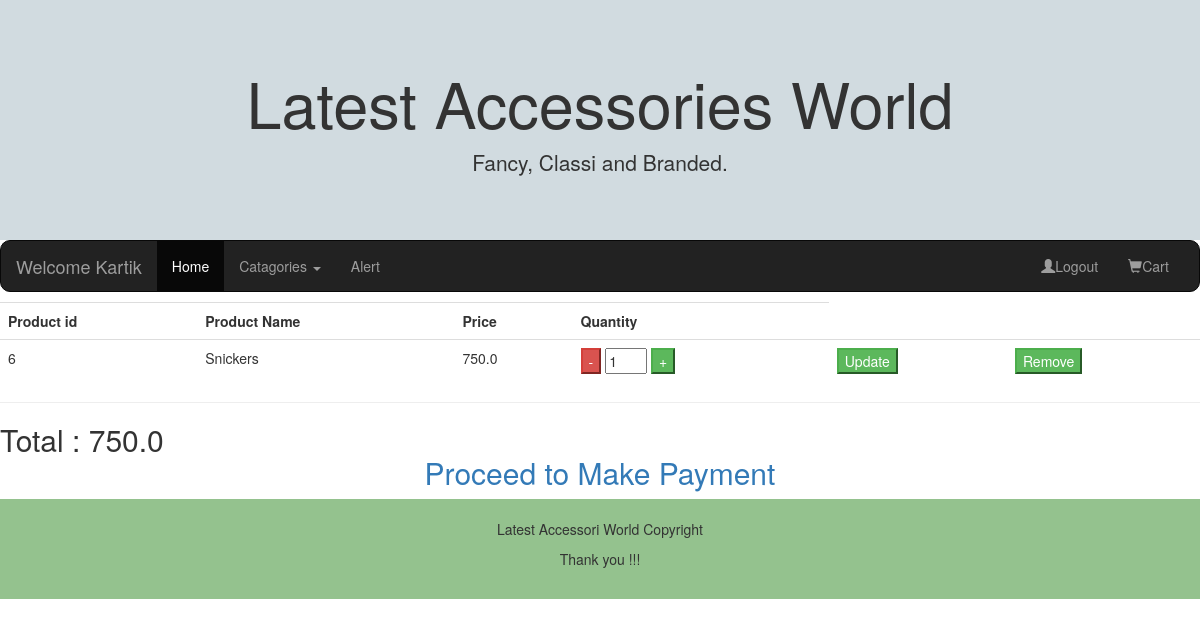
Screenshot of /ShowAllCartItems (signed in) with the database file from the repository.
### User/models.py (models this page shows)
class MyCart(models.Model):
    user = models.ForeignKey(UserInfo, on_delete=models.CASCADE)     #it has username and password
    Product = models.ForeignKey(Product,on_delete=models.CASCADE)    # it has all product in database so user add only thoes product add which are in database
    qty = models.IntegerField()
    class Meta:
        db_table = "MyCart"

### Admin/models.py (models this page shows, shortened)
class Product(models.Model):
    product_name = models.CharField(max_length=20)
    price = models.FloatField(default=200)
    imgurl = models.ImageField(upload_to="images")
    cat_id = models.ForeignKey(Category,on_delete=models.CASCADE)
    class Meta:
        db_table = "Product"

### User/views.py (the view, shortened to what this page needs)
# urls.py: path('ShowAllCartItems',views.ShowAllCartItems),
def ShowAllCartItems(request): #this data fetch from MyCart , the user get loged in page
    if(request.method=="GET"):
        if("uname" in request.session):
            cats = Category.objects.all()
            items = MyCart.objects.filter(user = request.session["uname"])
            total = 0
            for item in items:
                total += item.qty * item.Product.price
            request.session["total"] = total
            return render(request,"ShowAllCartItems.html",{"items": items,"cats":cats})
        else:
            return redirect(Login)

### User/templates/ShowAllCartItems.html (shortened to what this page needs)
{%extends "master.html"%}
{%block content%}
<table class="table">
  <tr><th>Product id</th><th>Product Name</th><th>Price</th><th>  Quantity</th></tr>
  {%for item in items%}
  <form method="post">
  <tr>
    <td>{{item.Product.id}}
    </td>
    <td>{{item.Product.product_name}}</td>
    <td>{{item.Product.price}}</td>
    <td>
      <button class="button btn-danger" type="button" onclick="decrement('qty{{item.Product.id}}');">  -  </button>
      <input name="item_qty" type="text" id="qty{{item.Product.id}}" value="{{item.qty}}" size="2"/>
      <button class="button btn-success" type="button" onclick="increment('qty{{item.Product.id}}');">  +  </button>
    </td>
    <td><button class="button btn-success" type="submit" name="action" value="Update">Update</button></td>
    <td><button class="button btn-success" type="submit" name="action" value="Remove">Remove</button></td>
  </tr>
 </form>
  {%endfor%}
</table>
<hr/>
<h2>Total : {{request.session.total}}
    <br/>
  <center><a href="Makepayment">Proceed to Make Payment</a></center>
</h2>
{%endblock%}

### User/templates/master.html (shortened to what this page needs)
{% load static %}
<!DOCTYPE html>
<html lang="en">
<head>
    <link rel="stylesheet" href="https://maxcdn.bootstrapcdn.com/bootstrap/3.4.1/css/bootstrap.min.css">
</head>
<body>
    <div class="jumbotron" style="background-color: rgb(209, 219, 224);">
        <div class="container text-center">
            <h1>Latest Accessories World</h1>
            <p>Fancy, Classi and Branded.</p>
        </div>
    </div>
    <nav class="navbar navbar-inverse">
        <div class="container-fluid">
            <div class="navbar-header">
                <a class="navbar-brand" href="#">
      {%if "uname" in request.session%}
      Welcome {{request.session.uname}}
      {%else%}
      Accessories
    {%endif%}</a>
            </div>
            <div class="collapse navbar-collapse" id="myNavbar">
                <ul class="nav navbar-nav">
                    <li class="active"><a href="/">Home</a></li>
                    <li class="dropdown">
                        <a class="dropdown-toggle" data-toggle="dropdown" href="#">Catagories
          <span class="caret"></span></a>
                    </li>
                    <li><a href="/alertPage">Alert</a></li>
                </ul>
                <ul class="nav navbar-nav navbar-right">
                    {%if "uname" in request.session%}
                    <li><a href="/Logout"><span class="glyphicon glyphicon-user"></span>Logout</a></li>
                    {%else%}
                    <li><a href="/Login"><span class="glyphicon glyphicon-user"></span>Login</a></li>
                    <li><a href="/SignUp"><span class="glyphicon glyphicon-user"></span>Sign Up</a></li>
                    {%endif%}
                    <li><a href="/ShowAllCartItems"><span class="glyphicon glyphicon-shopping-cart"></span>Cart</a></li>
                </ul>
            </div>
        </div>
    </nav>
    {%block content%}{%endblock%}
    <footer class="container-fluid text-center">
        <p>Latest Accessori World Copyright</p>
        <p>Thank you !!! </p>
    </footer>
</body>
</html>

### User/templates/master.html (style rules this page uses)
.navbar { margin-bottom: 10px; border-radius: 10px; }
.jumbotron { margin-bottom: 0; }
footer { background-color: #94c28e; padding: 20px; }

### rows the page displays
MyCart: session.uname "Kartik", Product.id "6", Product.product_name "Snickers", Product.price "750.0", item_qty "1"

### other values shown
{{ request.session.total }} "750.0"
